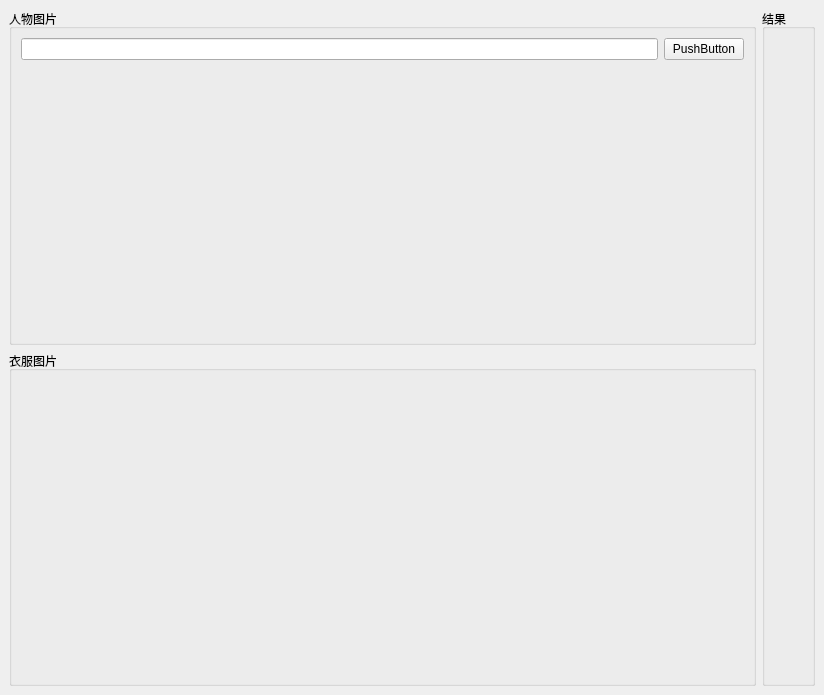
<?xml version="1.0" encoding="UTF-8"?>
<ui version="4.0">
 <class>MainWindow</class>
 <widget class="QMainWindow" name="MainWindow">
  <property name="geometry">
   <rect>
    <x>0</x>
    <y>0</y>
    <width>824</width>
    <height>695</height>
   </rect>
  </property>
  <property name="windowTitle">
   <string>MainWindow</string>
  </property>
  <widget class="QWidget" name="centralwidget">
   <layout class="QHBoxLayout" name="horizontalLayout">
    <item>
     <layout class="QVBoxLayout" name="verticalLayout">
      <item>
       <widget class="QGroupBox" name="groupBox_3">
        <property name="title">
         <string>人物图片</string>
        </property>
        <layout class="QVBoxLayout" name="verticalLayout_2">
         <item>
          <layout class="QHBoxLayout" name="horizontalLayout_2">
           <item>
            <widget class="QLineEdit" name="lineEdit"/>
           </item>
           <item>
            <widget class="QPushButton" name="pushButton">
             <property name="text">
              <string>PushButton</string>
             </property>
            </widget>
           </item>
          </layout>
         </item>
         <item>
          <widget class="QLabel" name="label">
           <property name="text">
            <string/>
           </property>
          </widget>
         </item>
        </layout>
       </widget>
      </item>
      <item>
       <widget class="QGroupBox" name="groupBox_2">
        <property name="title">
         <string>衣服图片</string>
        </property>
       </widget>
      </item>
     </layout>
    </item>
    <item>
     <widget class="QGroupBox" name="groupBox">
      <property name="title">
       <string>结果</string>
      </property>
     </widget>
    </item>
   </layout>
  </widget>
 </widget>
 <resources/>
 <connections/>
</ui>
